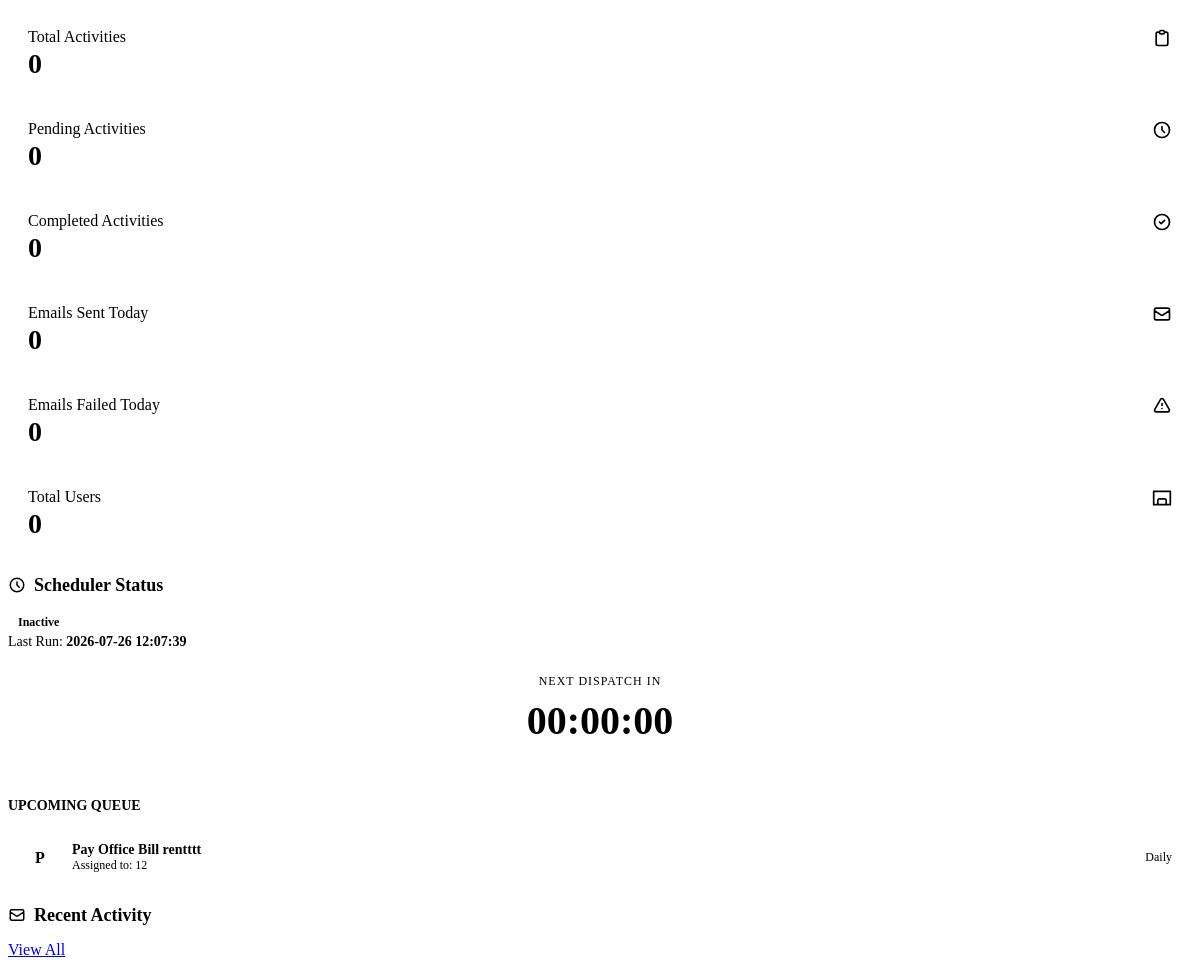
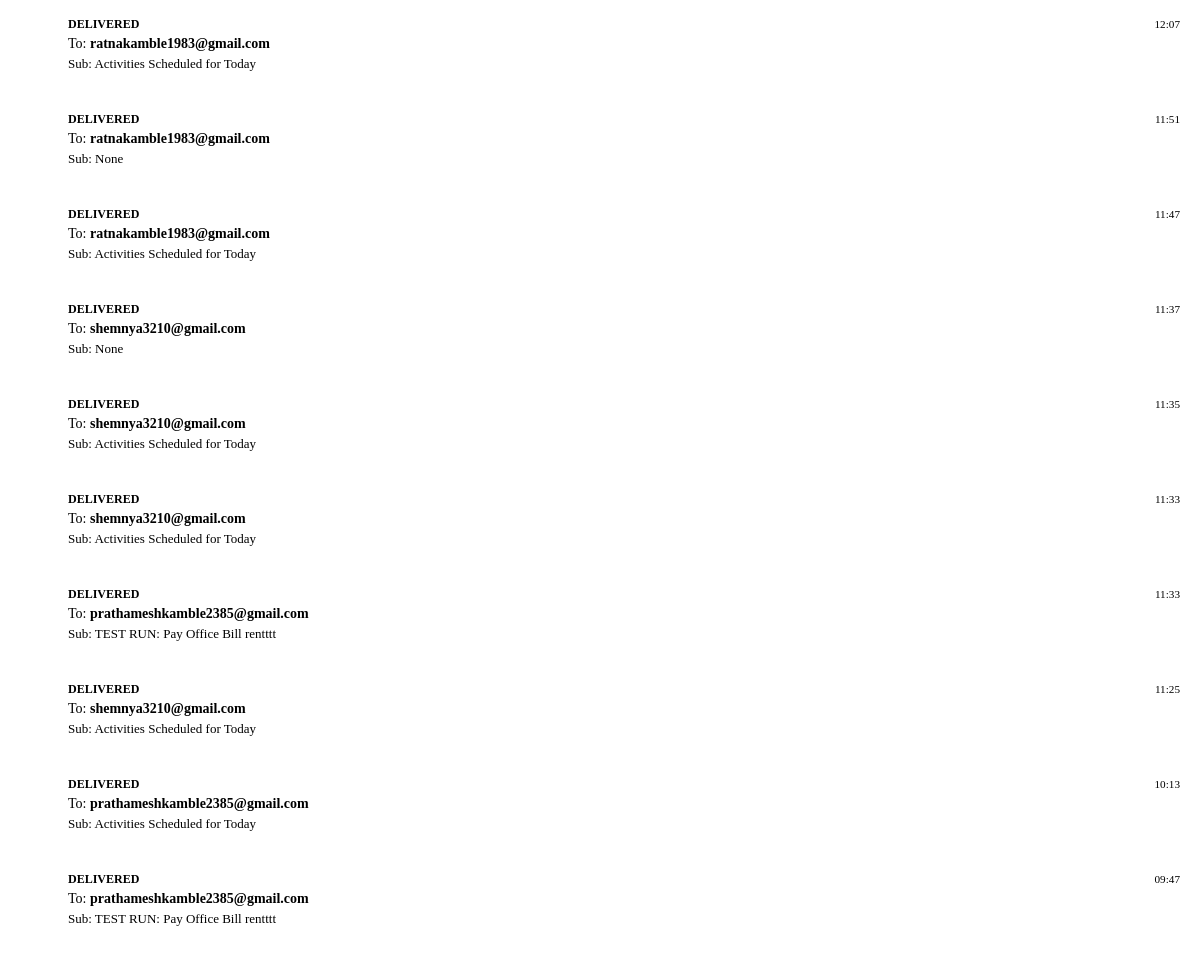
Before: /dashboard/monitor (signed in) with the older database file (2 pictures, top to bottom).
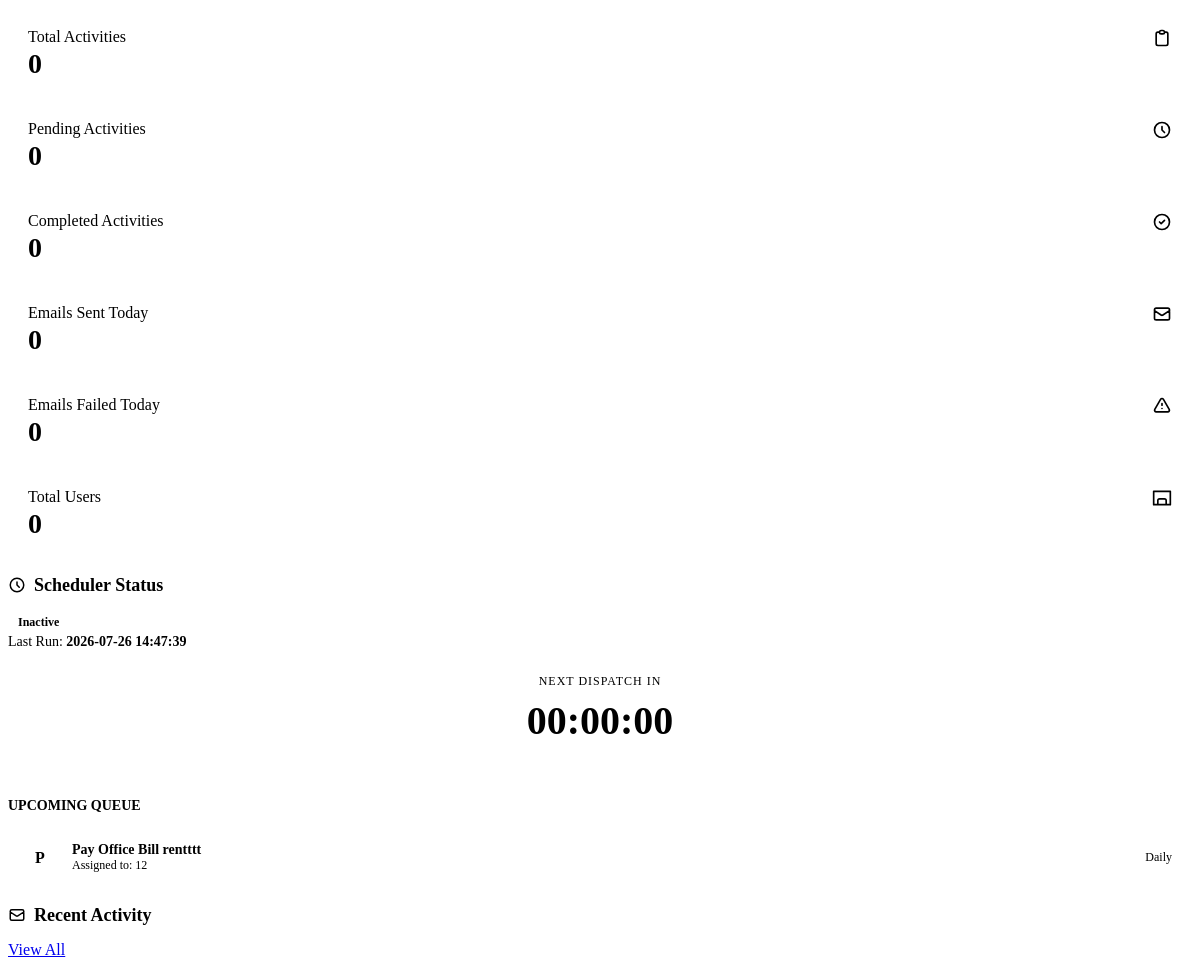
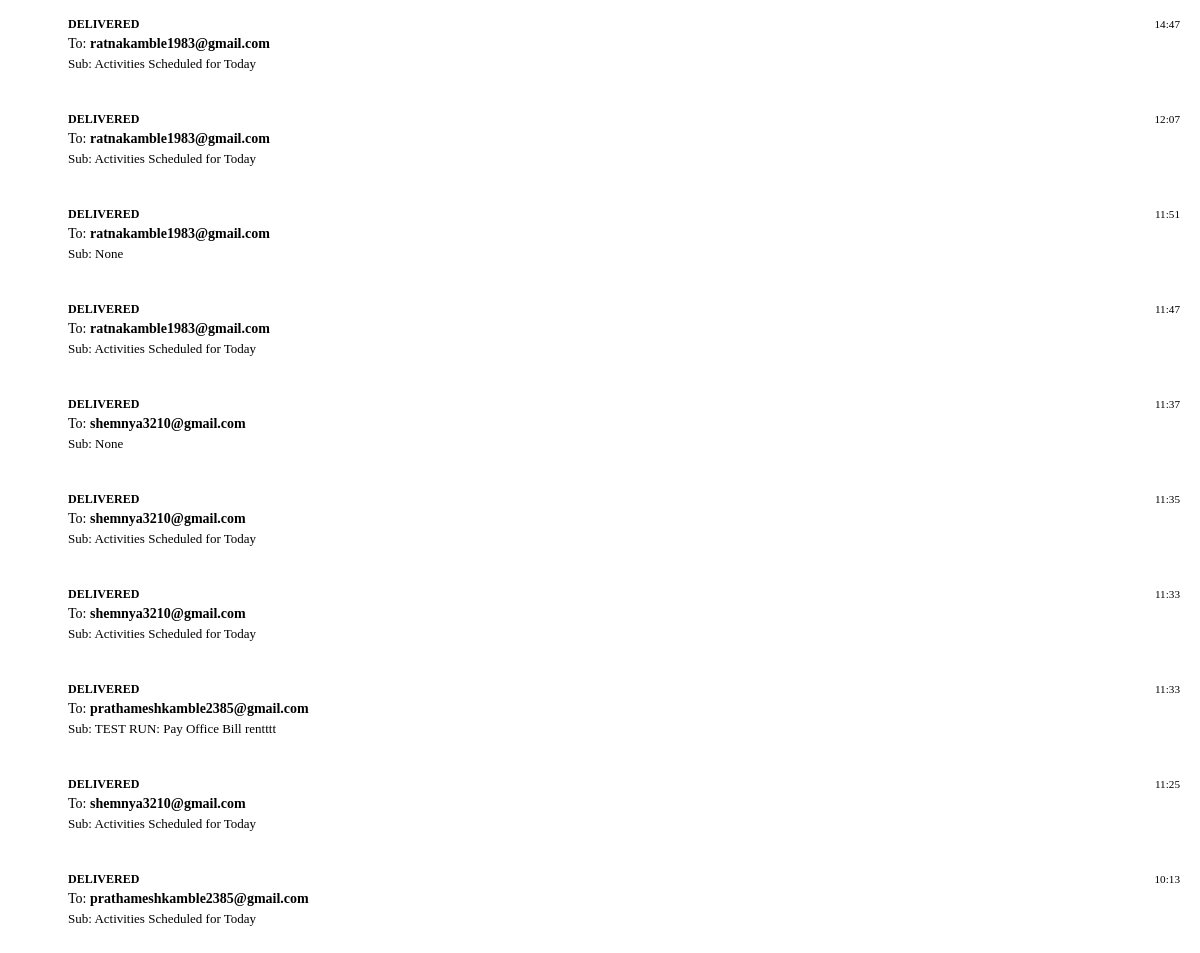
After: the same page with the newer database file (2 pictures, top to bottom).
### src/db/models.py (models this page shows)
class ReminderRun(Base):
    __tablename__ = "reminder_runs"
    id = Column(Integer, primary_key=True)
    run_date = Column(String(20), nullable=False, index=True)
    activity_count = Column(Integer, nullable=False, default=0)
    email_status = Column(String(30), nullable=False, default="not_sent")
    whatsapp_status = Column(String(30), nullable=False, default="not_sent")
    message = Column(Text, nullable=True)
    created_at = Column(DateTime, nullable=False, default=datetime.utcnow)

class EmailLog(Base):
    __tablename__ = "email_logs"
    id = Column(Integer, primary_key=True)
    reminder_run_id = Column(Integer, ForeignKey("reminder_runs.id"), nullable=True)
    recipient = Column(String(255), nullable=False)
    subject = Column(String(255), nullable=False)
    success = Column(Boolean, nullable=False, default=False)
    message = Column(Text, nullable=True)
    created_at = Column(DateTime, nullable=False, default=datetime.utcnow)

### src/web/app.py (the view)
@app.get("/dashboard/monitor", response_class=HTMLResponse)
def dashboard_monitor(request: Request) -> typing.Any:
    db = get_db()
    try:
        user = require_login(request, db)
        if isinstance(user, RedirectResponse):
            return HTMLResponse(status_code=401)
        today = date.today()
        from datetime import datetime
        start_of_today = datetime(today.year, today.month, today.day)
        activities = db.query(ActivityRecord).filter(ActivityRecord.is_active.is_(True)).all()
        pending_count = sum(1 for row in activities if (row.status or "").strip().casefold() != "done")
        done_count = sum(1 for row in activities if (row.status or "").strip().casefold() == "done")
        activity_count = len(activities)
        emails_sent_today = db.query(EmailLog).filter(EmailLog.created_at >= start_of_today).count()
        failed_emails_today = db.query(EmailLog).filter(EmailLog.created_at >= start_of_today, EmailLog.success == False).count()
        recent_emails = db.query(EmailLog).order_by(EmailLog.created_at.desc()).limit(10).all()
        last_run = db.query(ReminderRun).order_by(ReminderRun.created_at.desc()).first()
        scheduler_active = False
        if last_run:
            if (datetime.utcnow() - last_run.created_at).total_seconds() < 3600:
                scheduler_active = True
        upcoming = get_upcoming_activity_records(db, today, logger, days=30, limit=12)
        user_count = db.query(User).filter(User.is_active.is_(True)).count()
        module_count = db.query(Module).count()
        return render(
            request,
            "dashboard_monitor.html",
            {
                "today": today,
                "activity_count": activity_count,
                "pending_count": pending_count,
                "done_count": done_count,
                "emails_sent_today": emails_sent_today,
                "failed_emails_today": failed_emails_today,
                "recent_emails": recent_emails,
                "scheduler_active": scheduler_active,
                "last_run": last_run,
                "upcoming": upcoming,
                "user_count": user_count,
                "module_count": module_count,
            },
            user,
        )
    finally:
        close_db(db)

### src/web/templates/dashboard_monitor.html (shortened to what the changed rows need)
<section class="two-column">
  <div class="panel">
    <div class="panel-head">
      <h2 style="font-size: 1.125rem; display: flex; align-items: center; gap: 8px;">
        <svg width="18" height="18" fill="none" stroke="currentColor" stroke-width="2" viewBox="0 0 24 24" style="color: var(--warning);"><path stroke-linecap="round" stroke-linejoin="round" d="M12 8v4l3 3m6-3a9 9 0 11-18 0 9 9 0 0118 0z"></path></svg>
        Scheduler Status
      </h2>
    </div>
    {% if last_run %}
      <div style="font-size: 0.875rem; color: var(--text-muted); margin-bottom: 16px;">
        Last Run: <strong>{{ last_run.created_at.strftime("%Y-%m-%d %H:%M:%S") }}</strong>
      </div>
    {% endif %}
  </div>
  <div class="panel">
    <div class="panel-head">
      <h2 style="font-size: 1.125rem; display: flex; align-items: center; gap: 8px;">
        <svg width="18" height="18" fill="none" stroke="currentColor" stroke-width="2" viewBox="0 0 24 24" style="color: var(--accent);"><path stroke-linecap="round" stroke-linejoin="round" d="M3 8l7.89 5.26a2 2 0 002.22 0L21 8M5 19h14a2 2 0 002-2V7a2 2 0 00-2-2H5a2 2 0 00-2 2v10a2 2 0 002 2z"></path></svg>
        Recent Activity
      </h2>
    </div>
    <div id="email-log-feed" style="display: flex; flex-direction: column; position: relative; padding-top: 8px;">
      {% if recent_emails %}
        {% for log in recent_emails %}
        <div style="display: flex; gap: 16px; margin-bottom: 16px; position: relative; z-index: 1;">
          {% if log.success %}
            <div style="width: 32px; height: 32px; border-radius: 50%; background: var(--bg-surface); border: 2px solid var(--success); display: flex; align-items: center; justify-content: center; flex-shrink: 0; box-shadow: 0 0 0 4px var(--bg-surface);">
              <svg width="14" height="14" fill="none" stroke="var(--success)" stroke-width="3" viewBox="0 0 24 24"><path stroke-linecap="round" stroke-linejoin="round" d="M5 13l4 4L19 7"></path></svg>
            </div>
          {% endif %}
          <div style="flex: 1; padding: 12px; background: var(--bg-app); border: 1px solid var(--border-color); border-radius: var(--radius-md);">
            <div style="display: flex; justify-content: space-between; align-items: center; margin-bottom: 4px;">
              {% if log.success %}
                <span style="color: var(--success); font-weight: 600; font-size: 0.75rem; text-transform: uppercase;">
                  Delivered
                </span>
              {% else %}
                <span style="color: var(--danger); font-weight: 600; font-size: 0.75rem; text-transform: uppercase;">
                  Failed
                </span>
              {% endif %}
              <span style="font-size: 0.7rem; color: var(--text-muted);">{{ log.created_at.strftime("%H:%M") }}</span>
            </div>
            <div style="font-size: 0.875rem; color: var(--text-main);">
              To: <strong>{{ log.recipient or "System Default" }}</strong>
            </div>
            <div style="font-size: 0.8125rem; color: var(--text-muted); margin-top: 4px; white-space: nowrap; overflow: hidden; text-overflow: ellipsis; max-width: 250px;">
              Sub: {{ log.subject }}
            </div>
          </div>
        </div>
        {% endfor %}
      {% else %}
        <div class="empty state-card" style="border: none; padding: 32px 20px; z-index: 1;">
          <p style="color: var(--text-muted);">No emails sent yet.</p>
        </div>
      {% endif %}
    </div>
  </div>
</section>

Changed rows visible on the page:
no longer on this page (row unchanged): ReminderRun: created_at "2026-07-26 12:07:39"
no longer on this page (row unchanged): EmailLog: success True (drawn), created_at "09:47", recipient "prathameshkamble2385@gmail.com", subject "TEST RUN: Pay Office Bill rentttt"
added ReminderRun: created_at "2026-07-26 14:47:39"
added EmailLog: success True (drawn), created_at "14:47", recipient "ratnakamble1983@gmail.com", subject "Activities Scheduled for Today"
